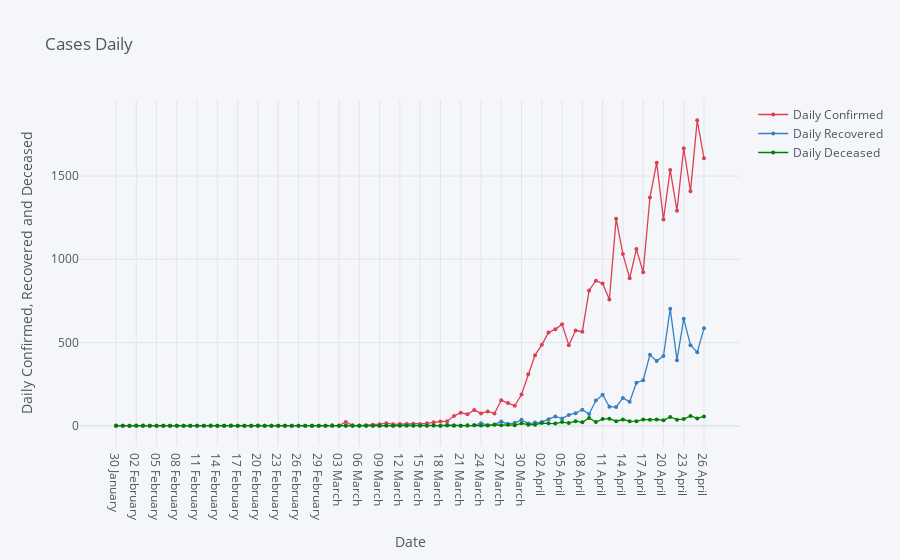

The notebook cell this image was saved under:
### Markdown cell above
# Daily confirmed, recovered and deceased.

### Code cell
df6.iplot(kind= 'scatter', x= 'Date', y=['Daily Confirmed', 'Daily Recovered', 'Daily Deceased'], mode= 'markers+lines', title= 'Cases Daily', xTitle= 'Date', yTitle= 'Daily Confirmed, Recovered and Deceased', color= ['red', 'blue', 'green'], size= 4)

### Figure 1 — Plotly figure (JSON) as saved in the notebook; plotly's stock layout.template omitted (floating-point values rounded to 4 significant figures)
{"data": [{"line": {"color": "rgba(219, 64, 82, 1.0)", "dash": "solid", "shape": "linear", "width": 1.3}, "marker": {"size": 4, "symbol": "circle"}, "mode": "markers+lines", "name": "Daily Confirmed", "text": "", "type": "scatter", "x": ["30 January ", "31 January ", "01 February ", "02 February ", "03 February ", "04 February ", "05 February ", "06 February ", "07 February ", "08 February ", "09 February ", "10 February ", "11 February ", "12 February ", "13 February ", "14 February ", "15 February ", "16 February ", "17 February ", "18 February ", "19 February ", "20 February ", "21 February ", "22 February ", "23 February ", "24 February ", "25 February ", "26 February ", "27 February ", "28 February ", "29 February ", "01 March ", "02 March ", "03 March ", "04 March ", "05 March ", "06 March ", "07 March ", "08 March ", "09 March ", "10 March ", "11 March ", "12 March ", "13 March ", "14 March ", "15 March ", "16 March ", "17 March ", "18 March ", "19 March ", "20 March ", "21 March ", "22 March ", "23 March ", "24 March ", "25 March ", "26 March ", "27 March ", "28 March ", "29 March ", "30 March ", "31 March ", "01 April ", "02 April ", "03 April ", "04 April ", "05 April ", "06 April ", "07 April ", "08 April ", "09 April ", "10 April ", "11 April ", "12 April ", "13 April ", "14 April ", "15 April ", "16 April ", "17 April ", "18 April ", "19 April ", "20 April ", "21 April ", "22 April ", "23 April ", "24 April ", "25 April ", "26 April "], "y": [1, 0, 0, 1, 1, 0, 0, 0, 0, 0, 0, 0, 0, 0, 0, 0, 0, 0, 0, 0, 0, 0, 0, 0, 0, 0, 0, 0, 0, 0, 0, 0, 2, 1, 22, 2, 1, 3, 5, 9, 15, 8, 10, 10, 11, 10, 14, 20, 25, 27, 58, 78, 69, 94, 74, 86, 73, 153, 136, 120, 187, 309, 424, 486, 560, 579, 609, 484, 572, 565, 813, 871, 854, 758, 1243, 1031, 886, 1061, 922, 1371, 1580, 1239, 1537, 1292, 1667, 1408, 1835, 1607]}, {"line": {"color": "rgba(55, 128, 191, 1.0)", "dash": "solid", "shape": "linear", "width": 1.3}, "marker": {"size": 4, "symbol": "circle"}, "mode": "markers+lines", "name": "Daily Recovered", "text": "", "type": "scatter", "x": ["30 January ", "31 January ", "01 February ", "02 February ", "03 February ", "04 February ", "05 February ", "06 February ", "07 February ", "08 February ", "09 February ", "10 February ", "11 February ", "12 February ", "13 February ", "14 February ", "15 February ", "16 February ", "17 February ", "18 February ", "19 February ", "20 February ", "21 February ", "22 February ", "23 February ", "24 February ", "25 February ", "26 February ", "27 February ", "28 February ", "29 February ", "01 March ", "02 March ", "03 March ", "04 March ", "05 March ", "06 March ", "07 March ", "08 March ", "09 March ", "10 March ", "11 March ", "12 March ", "13 March ", "14 March ", "15 March ", "16 March ", "17 March ", "18 March ", "19 March ", "20 March ", "21 March ", "22 March ", "23 March ", "24 March ", "25 March ", "26 March ", "27 March ", "28 March ", "29 March ", "30 March ", "31 March ", "01 April ", "02 April ", "03 April ", "04 April ", "05 April ", "06 April ", "07 April ", "08 April ", "09 April ", "10 April ", "11 April ", "12 April ", "13 April ", "14 April ", "15 April ", "16 April ", "17 April ", "18 April ", "19 April ", "20 April ", "21 April ", "22 April ", "23 April ", "24 April ", "25 April ", "26 April "], "y": [0, 0, 0, 0, 0, 0, 0, 0, 0, 0, 0, 0, 0, 0, 1, 0, 0, 1, 0, 0, 0, 1, 0, 0, 0, 0, 0, 0, 0, 0, 0, 0, 0, 0, 0, 0, 0, 0, 0, 0, 1, 0, 0, 6, 0, 3, 1, 1, 0, 5, 3, 0, 0, 2, 15, 3, 7, 25, 10, 17, 35, 13, 19, 22, 39, 56, 43, 65, 75, 96, 70, 151, 186, 114, 112, 167, 144, 258, 273, 426, 388, 419, 703, 394, 642, 484, 442, 585]}, {"line": {"color": "rgba(0, 128, 0, 1.0)", "dash": "solid", "shape": "linear", "width": 1.3}, "marker": {"size": 4, "symbol": "circle"}, "mode": "markers+lines", "name": "Daily Deceased", "text": "", "type": "scatter", "x": ["30 January ", "31 January ", "01 February ", "02 February ", "03 February ", "04 February ", "05 February ", "06 February ", "07 February ", "08 February ", "09 February ", "10 February ", "11 February ", "12 February ", "13 February ", "14 February ", "15 February ", "16 February ", "17 February ", "18 February ", "19 February ", "20 February ", "21 February ", "22 February ", "23 February ", "24 February ", "25 February ", "26 February ", "27 February ", "28 February ", "29 February ", "01 March ", "02 March ", "03 March ", "04 March ", "05 March ", "06 March ", "07 March ", "08 March ", "09 March ", "10 March ", "11 March ", "12 March ", "13 March ", "14 March ", "15 March ", "16 March ", "17 March ", "18 March ", "19 March ", "20 March ", "21 March ", "22 March ", "23 March ", "24 March ", "25 March ", "26 March ", "27 March ", "28 March ", "29 March ", "30 March ", "31 March ", "01 April ", "02 April ", "03 April ", "04 April ", "05 April ", "06 April ", "07 April ", "08 April ", "09 April ", "10 April ", "11 April ", "12 April ", "13 April ", "14 April ", "15 April ", "16 April ", "17 April ", "18 April ", "19 April ", "20 April ", "21 April ", "22 April ", "23 April ", "24 April ", "25 April ", "26 April "], "y": [0, 0, 0, 0, 0, 0, 0, 0, 0, 0, 0, 0, 0, 0, 0, 0, 0, 0, 0, 0, 0, 0, 0, 0, 0, 0, 0, 0, 0, 0, 0, 0, 0, 0, 0, 0, 0, 0, 0, 0, 0, 0, 1, 0, 1, 0, 0, 1, 0, 1, 0, 0, 3, 2, 1, 1, 5, 3, 5, 3, 14, 6, 6, 16, 14, 13, 22, 16, 27, 20, 46, 22, 40, 42, 27, 37, 27, 26, 38, 35, 38, 33, 53, 36, 40, 59, 44, 56]}], "layout": {"legend": {"bgcolor": "#F5F6F9", "font": {"color": "#4D5663"}}, "paper_bgcolor": "#F5F6F9", "plot_bgcolor": "#F5F6F9", "title": {"font": {"color": "#4D5663"}, "text": "Cases Daily"}, "xaxis": {"gridcolor": "#E1E5ED", "showgrid": true, "tickfont": {"color": "#4D5663"}, "title": {"font": {"color": "#4D5663"}, "text": "Date"}, "zerolinecolor": "#E1E5ED"}, "yaxis": {"gridcolor": "#E1E5ED", "showgrid": true, "tickfont": {"color": "#4D5663"}, "title": {"font": {"color": "#4D5663"}, "text": "Daily Confirmed, Recovered and Deceased"}, "zerolinecolor": "#E1E5ED"}}}
